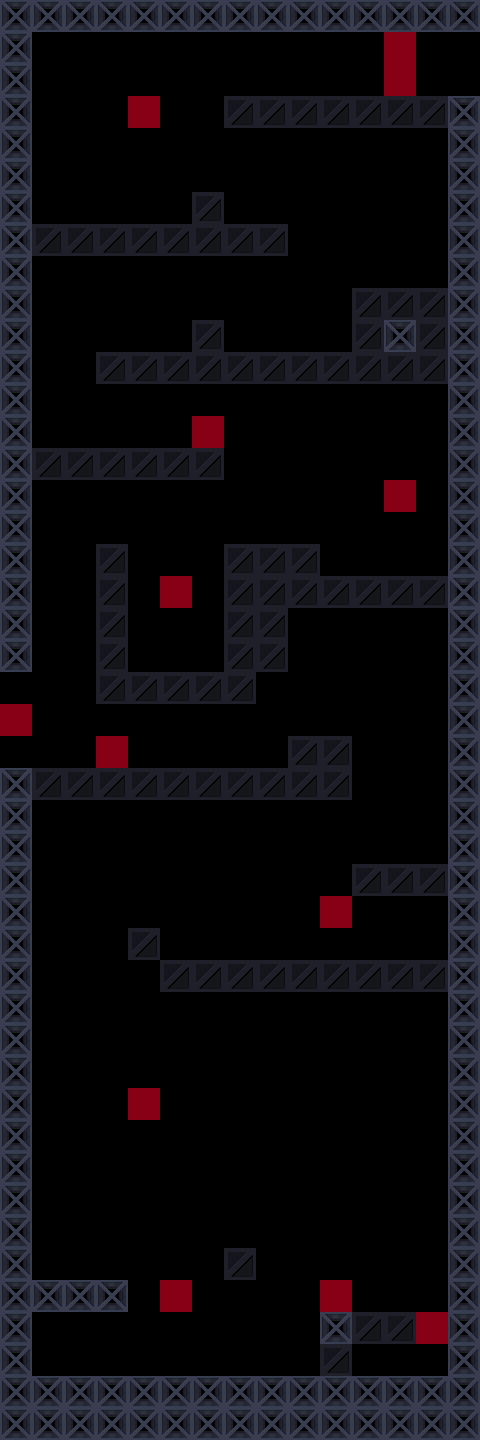

A level layout from a 2D game, rendered from its tile map. Below: a short description, then the map file with its tile-grid data intact:
An orthogonal 15x45 tile map with 32x32 px tiles, 1 tile layer (Tile Layer 1).

<map version="1.10" tiledversion="1.11.2" orientation="orthogonal" renderorder="right-down" width="15" height="45" tilewidth="32" tileheight="32" infinite="0" nextlayerid="2" nextobjectid="1">
 <editorsettings>
  <export target="level4.csv" format="csv" />
 </editorsettings>
 <tileset firstgid="1" source="../blocks.tsx" />
 <layer id="1" name="Tile Layer 1" width="15" height="45">
  <data encoding="csv">
2,2,2,2,2,2,2,2,2,2,2,2,2,2,2,
2,0,0,0,0,0,0,0,0,0,0,0,1,0,0,
2,0,0,0,0,0,0,0,0,0,0,0,1,0,0,
2,0,0,0,1,0,0,3,3,3,3,3,3,3,2,
2,0,0,0,0,0,0,0,0,0,0,0,0,0,2,
2,0,0,0,0,0,0,0,0,0,0,0,0,0,2,
2,0,0,0,0,0,3,0,0,0,0,0,0,0,2,
2,3,3,3,3,3,3,3,3,0,0,0,0,0,2,
2,0,0,0,0,0,0,0,0,0,0,0,0,0,2,
2,0,0,0,0,0,0,0,0,0,0,3,3,3,2,
2,0,0,0,0,0,3,0,0,0,0,3,2,3,2,
2,0,0,3,3,3,3,3,3,3,3,3,3,3,2,
2,0,0,0,0,0,0,0,0,0,0,0,0,0,2,
2,0,0,4,0,0,1,0,0,0,0,0,0,0,2,
2,3,3,3,3,3,3,0,0,0,0,0,0,0,2,
2,0,0,0,0,0,0,0,0,0,0,0,1,0,2,
2,0,0,0,0,0,0,0,0,0,0,0,0,0,2,
2,0,0,3,0,0,0,3,3,3,0,0,0,0,2,
2,0,0,3,0,1,0,3,3,3,3,3,3,3,2,
2,0,0,3,0,0,0,3,3,0,0,0,0,0,2,
2,0,0,3,0,0,0,3,3,0,0,0,0,0,2,
0,0,0,3,3,3,3,3,0,0,0,0,0,0,2,
1,0,0,0,0,0,0,0,0,0,0,0,0,0,2,
0,0,0,1,0,0,4,0,0,3,3,0,0,0,2,
2,3,3,3,3,3,3,3,3,3,3,0,0,0,2,
2,0,0,0,0,0,0,0,0,0,0,0,0,0,2,
2,0,0,0,0,0,0,0,0,0,0,0,0,0,2,
2,0,0,0,0,0,0,0,0,0,0,3,3,3,2,
2,0,0,0,0,0,0,0,0,0,1,0,0,0,2,
2,0,0,0,3,0,0,4,0,0,0,0,0,0,2,
2,0,0,0,0,3,3,3,3,3,3,3,3,3,2,
2,0,0,0,0,0,0,0,0,0,0,0,0,0,2,
2,0,0,0,0,0,0,0,0,0,0,0,0,0,2,
2,0,0,0,0,0,0,0,0,0,0,0,0,0,2,
2,0,0,0,1,0,0,0,0,0,0,0,0,0,2,
2,0,0,0,0,0,0,0,0,0,0,0,0,0,2,
2,0,0,0,0,0,0,0,0,0,0,0,0,0,2,
2,0,0,0,0,0,0,0,0,0,0,0,0,0,2,
2,0,0,0,0,0,0,0,0,0,0,0,0,0,2,
2,0,0,0,0,0,0,3,0,0,0,0,0,0,2,
2,2,2,2,0,1,0,0,0,0,1,0,4,0,2,
2,0,0,0,0,0,0,0,0,0,2,3,3,1,2,
2,0,0,0,0,0,0,0,0,0,3,0,0,0,2,
2,2,2,2,2,2,2,2,2,2,2,2,2,2,2,
2,2,2,2,2,2,2,2,2,2,2,2,2,2,2
</data>
 </layer>
</map>